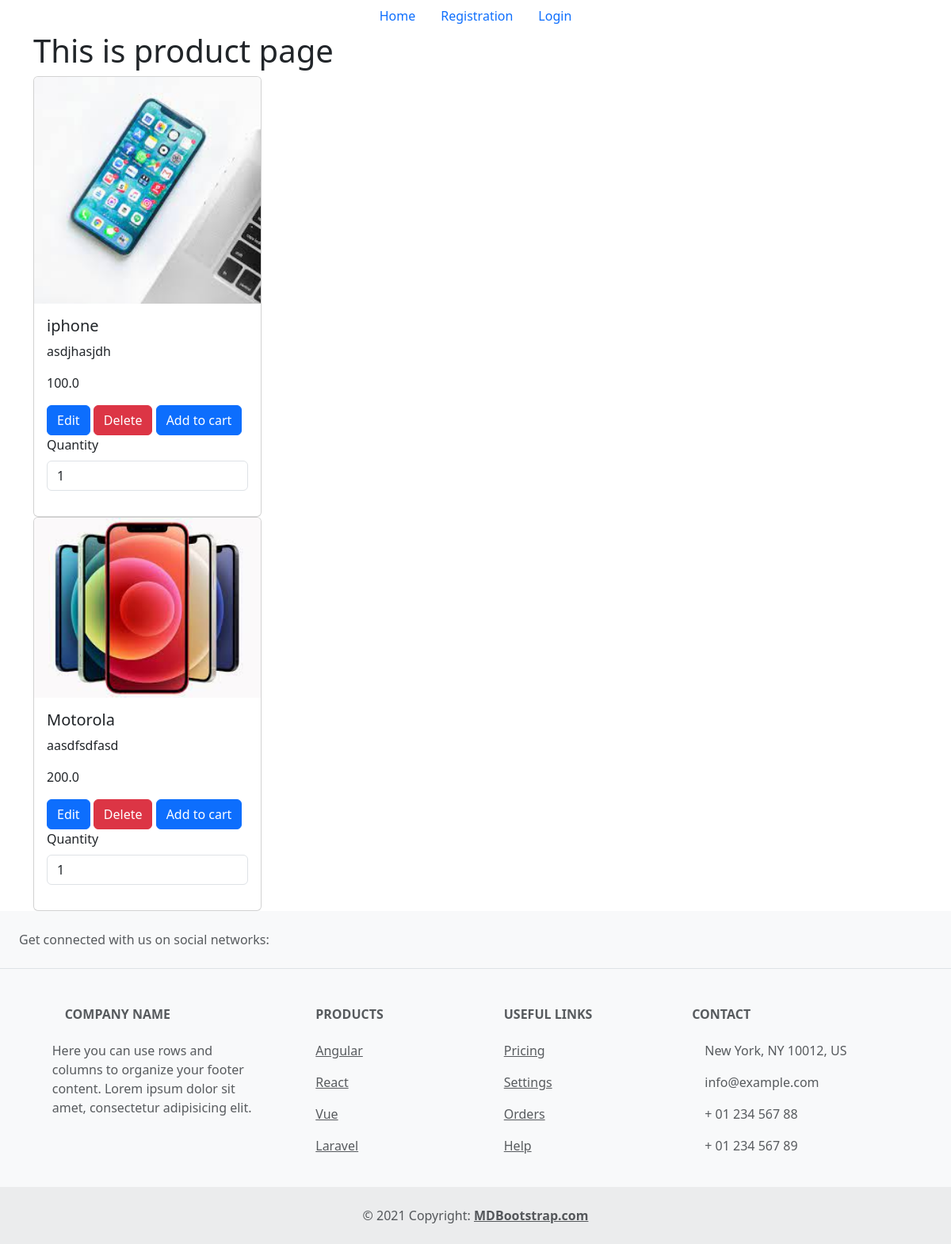
The page / on the database its author committed.
### demo_app/models.py (models this page shows, shortened)
class Product(models.Model):
    product_name = models.CharField(max_length=100)
    product_price = models.FloatField()
    product_description = models.TextField()
    product_image = models.ImageField(upload_to='product')
    product_quantity = models.IntegerField(default=1)
    product_active = models.BooleanField(default=True)
    class Meta:
        verbose_name_plural = 'Products'

### demo_app/views.py (the view)
# urls.py: path('', views.index, name="index"),
def index(request):
    products = Product.objects.all()
    context = {'products': products}
    return render(request=request, template_name='products.html', context=context)

### demo_app/templates/products.html (shortened to what this page needs)
{% extends 'base.html' %}
{% block content %}
<h1>This is product page</h1>
{% for product in products %}
<div class="card" style="width: 18rem;">
  {% if product.product_image %}
  <img class="card-img-top" src="{{product.product_image.url}}" alt="Card image cap">
  {% endif %}
  <div class="card-body">
    <h5 class="card-title">{{product.product_name}}</h5>
    <p class="card-text" >{{product.product_description}}</p>
    <p class="card-text" >{{product.product_price}}</p>
    <a href="/product/{{product.id}}" class="btn btn-primary">Edit</a>
    <a href="/product_delete/{{product.id}}" class="btn btn-danger">Delete</a>
    <a class="btn btn-primary" onclick="addtocart();">Add to cart</a>
    <div class="mb-3">
      <label for="quantity" class="form-label">Quantity</label>
      <input type="number" class="form-control" id="quantity" name="quantity" aria-describedby="quantity" value="1">
    </div>
  </div>
</div>
{% endfor %}
</div>
{% endblock %}

### rows shown on the page
Product: product_image (picture), product_name "iphone", product_description "asdjhasjdh", product_price "100.0"
Product: product_image (picture), product_name "Motorola", product_description "aasdfsdfasd", product_price "200.0"
